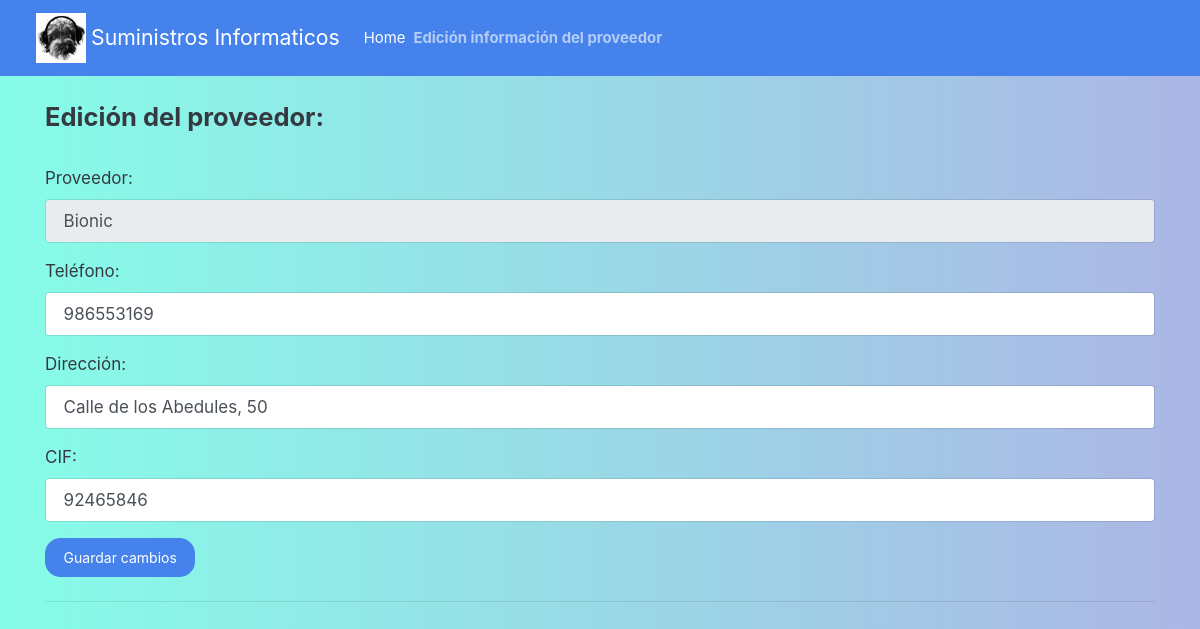
The app's page /info_proveedor/1 with its own data.
### models.py (models this page shows, shortened)
class Registro_proveedores(db.Base):  # Herencia, desde db.py, para poder convertirla en tablas
    __tablename__ = "proveedores"  # Nombramos la segunda tabla para almacenar los proveedores
    __table_args__ = {'sqlite_autoincrement' : True}  # Aquí ponemos el autoincremento para id de referencia-primary key
    id = Column(Integer, primary_key=True)  # Autoincremento para tener clasificados los proveedores
    proveedor = Column(String(200), nullable=False)  # No puede ser None
    telefono = Column(Integer, nullable=False)
    direccion = Column(String(200), nullable=False)
    cif = Column(Integer, nullable=False)
    facturacion = Column(Float, nullable=False)  # Apartado en el que se mostrarán las ganancias del proveedor

### main.py (the view)
@app.route("/info_proveedor/<int:id>", methods=["GET"])
def proveedor(id):
    proveedor_a_mostrar = info_proveedor(id)
    return render_template("editar_proveedor.html", proveedor=proveedor_a_mostrar)

### main.py (called while the page is built)
def info_proveedor(id_proveedor):
    return db.session.query(Registro_proveedores).filter(Registro_proveedores.id==id_proveedor).first()

### templates/editar_proveedor.html (shortened to what this page needs)
<!DOCTYPE html>
<html lang="en">
<head>
    <link rel="stylesheet" href="{{ url_for('static', filename='main.css') }}">
    <link rel="stylesheet" href="https://cdn.jsdelivr.net/npm/bootswatch@4.5.2/dist/litera/bootstrap.min.css">
</head>
<body>
    <nav class="navbar navbar-expand-lg navbar-dark bg-primary">
        <div class="container-fluid">
            <img class="icon" src="{{ url_for('static', filename='img/Icon.png') }}" width="60px" height="60px">
            <a class="navbar-brand" href="/">Suministros Informaticos</a>
            <div class="collapse navbar-collapse" id="navbarText">
                <ul class="navbar-nav me-auto mb-2 mb-lg-0">
                    <li class="nav-item">
                        <a class="nav-link active" aria-current="page" href="/">Home</a>
                    </li>
                </ul>
                <span class="navbar-text" style="float=right"><strong>Edición información del proveedor</strong></span>
            </div>
        </div>
    </nav></br>
    <div class="container">
        <section>
        <h4>Edición del proveedor:</h4></br>
        <form action="/info_proveedor" method="post">
            <div class="mb-3">
                <label for="proveedor" class="form-label">Proveedor:</label>
                <input value="{{proveedor.proveedor}}" disabled="disabled" type="text" class="form-control" id="proveedor" name="proveedor">
            </div>
            <div class="mb-3">
                <label for="telefono" class="form-label">Teléfono:</label>
                <input value="{{proveedor.telefono}}" type="text" class="form-control" id="telefono" name="telefono">
            </div>
            <div class="mb-3">
                <label for="direccion" class="form-label">Dirección:</label>
                <input value="{{proveedor.direccion}}" type="text" class="form-control" id="direccion" name="direccion">
            </div>
            <div class="mb-3">
                <label for="cif" class="form-label">CIF:</label>
                <input value="{{proveedor.cif}}" type="text" class="form-control" id="cif" name="cif">
            </div>
            <button type="submit" class="btn btn-primary">Guardar cambios</button>
        </form>
        <hr class="my-4">
    </section>
    </div>
</body>
</html>

### static/main.css (style rules this page uses)
body { background: #acb6e5; background: -webkit-linear-gradient(to right, #86fde8, #acb6e5); background: linear-gradient(to right, #86fde8, #acb6e5); }
.icon { padding: 5px }

### records on screen
Registro_proveedores: proveedor "Bionic", telefono "986553169", direccion "Calle de los Abedules, 50", cif "92465846"
